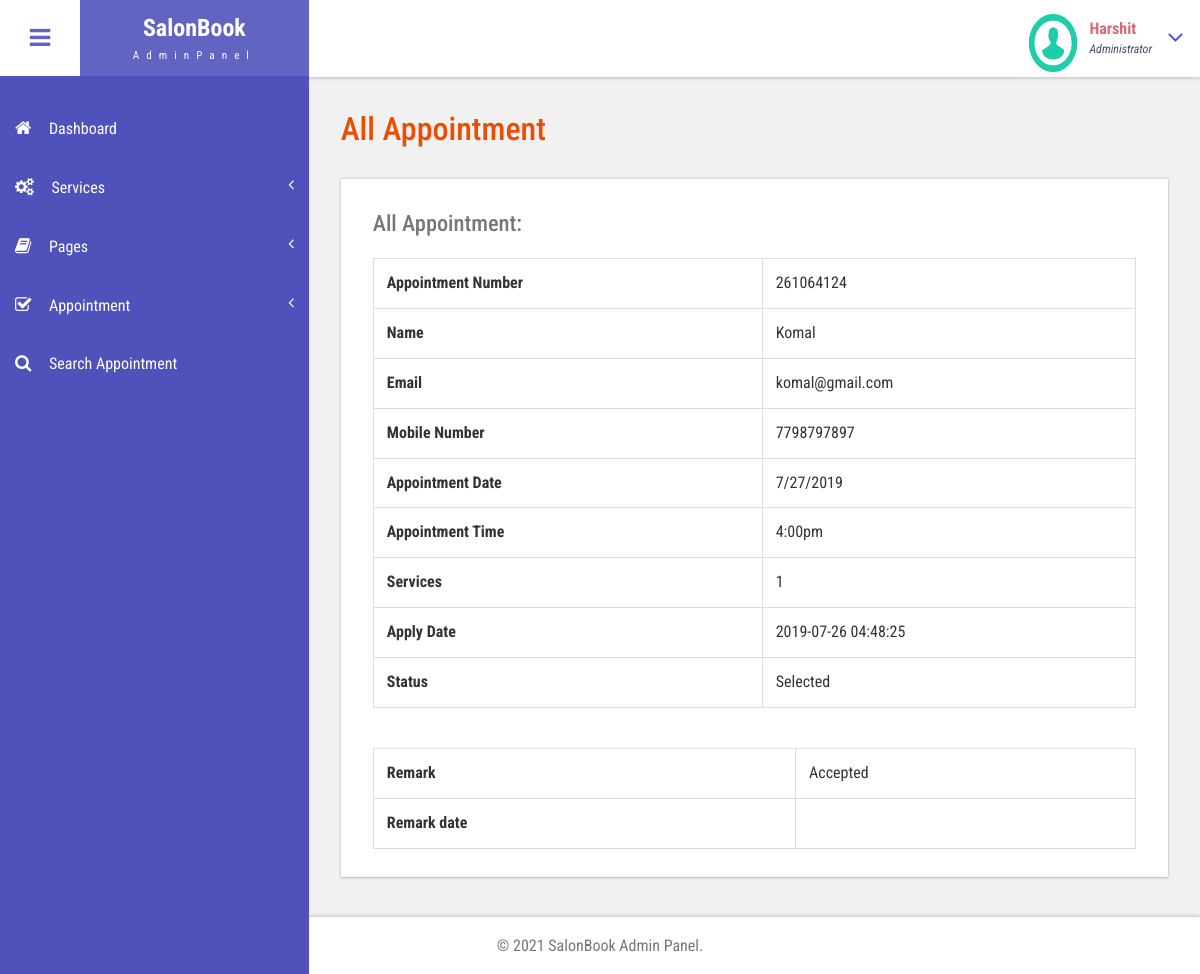
The app's page /admin/edit-appointment.php?editid=1 (signed in) with its own data.
### tables this page shows
CREATE TABLE `tblappointment` (
  `ID` int(10) NOT NULL,
  `AptNumber` varchar(80) DEFAULT NULL,
  `Name` varchar(120) DEFAULT NULL,
  `Email` varchar(120) DEFAULT NULL,
  `PhoneNumber` bigint(11) DEFAULT NULL,
  `AptDate` varchar(120) DEFAULT NULL,
  `AptTime` varchar(120) DEFAULT NULL,
  `Services` varchar(120) DEFAULT NULL,
  `ApplyDate` timestamp NULL DEFAULT CURRENT_TIMESTAMP,
  `Remark` varchar(250) NOT NULL,
  `Status` varchar(50) NOT NULL,
  `RemarkDate` timestamp NOT NULL DEFAULT '0000-00-00 00:00:00' ON UPDATE CURRENT_TIMESTAMP
);

### admin/edit-appointment.php (the view, shortened to what this page needs)
<?php
include('includes/dbconnection.php');
if (strlen($_SESSION['bpmsaid'] == 0)) {
	header('location:logout.php');
} else {
?>
	<!DOCTYPE HTML>
	<html>
	<head>
		<link href="css/bootstrap.css" rel='stylesheet' type='text/css' />
		<link href="css/style.css" rel='stylesheet' type='text/css' />
		<link href="css/font-awesome.css" rel="stylesheet">
		<link href="css/animate.css" rel="stylesheet" type="text/css" media="all">
		<link href="css/custom.css" rel="stylesheet">
	</head>
	<body class="cbp-spmenu-push">
		<div class="main-content">
			<?php include_once('includes/sidebar.php'); ?>
			<?php include_once('includes/header.php'); ?>
			<div id="page-wrapper">
				<div class="main-page">
					<div class="tables">
						<h3 class="title1">All Appointment</h3>
						<div class="table-responsive bs-example widget-shadow">
							<h4>All Appointment:</h4>
							<?php
							$cid = $_GET['editid'];
							$ret = mysqli_query($con, "select * from tblappointment where ID='$cid'");
							while ($row = mysqli_fetch_array($ret)) {
							?>
								<table class="table table-bordered">
									<tr>
										<th>Appointment Number</th>
										<td><?php echo $row['AptNumber']; ?></td>
									</tr>
									<tr>
										<th>Name</th>
										<td><?php echo $row['Name']; ?></td>
									</tr>
									<tr>
										<th>Email</th>
										<td><?php echo $row['Email']; ?></td>
									</tr>
									<tr>
										<th>Mobile Number</th>
										<td><?php echo $row['PhoneNumber']; ?></td>
									</tr>
									<tr>
										<th>Appointment Date</th>
										<td><?php echo $row['AptDate']; ?></td>
									</tr>
									<tr>
										<th>Appointment Time</th>
										<td><?php echo $row['AptTime']; ?></td>
									</tr>
									<tr>
										<th>Services</th>
										<td><?php echo $row['Services']; ?></td>
									</tr>
									<tr>
										<th>Apply Date</th>
										<td><?php echo $row['ApplyDate']; ?></td>
									</tr>
									<tr>
										<th>Status</th>
										<td> <?php
												if ($row['Status'] == "1") {
													echo "Selected";
												}
												if ($row['Status'] == "2") {
													echo "Rejected";
												}; ?></td>
									</tr>
								</table>
									<?php if ($row['Remark'] == "") { ?>
										<form name="submit" method="post" enctype="multipart/form-data">
											<tr>
												<th>Remark :</th>
												<td>
													<textarea name="remark" placeholder="" rows="12" cols="14" class="form-control wd-450" required="true"></textarea>
												</td>
											</tr>
											<tr>
												<th>Status :</th>
												<td>
													<select name="status" class="form-control wd-450" required="true">
														<option value="1" selected="true">Selected</option>
														<option value="2">Rejected</option>
													</select>
												</td>
											</tr>
											<tr align="center">
												<td colspan="2"><button type="submit" name="submit" class="btn btn-az-primary pd-x-20">Submit</button></td>
											</tr>
										</form>
									<?php } else { ?>
								<table class="table table-bordered">
									<tr>
										<th>Remark</th>
										<td><?php echo $row['Remark']; ?></td>
									</tr>
									<tr>
										<th>Remark date</th>
										<td><?php echo $row['Remarkdate']; ?> </td>
									</tr>
								</table>
							<?php } ?>
						<?php } ?>
						</div>
					</div>
				</div>
			</div>
			<?php include_once('includes/footer.php'); ?>
		</div>
	</body>
	</html>
<?php }  ?>

### admin/includes/header.php (shortened to what this page needs)
<div class="sticky-header header-section ">
  <div class="header-left">
    <button id="showLeftPush"><i class="fa fa-bars"></i></button>
    <div class="logo">
      <a href="index.php">
        <h1>SalonBook</h1>
        <span>AdminPanel</span>
      </a>
    </div>
  </div>
  <div class="header-right">
    <div class="profile_details">
      <?php
      $adid = $_SESSION['bpmsaid'];
      $ret = mysqli_query($con, "select AdminName from tbladmin where ID='$adid'");
      $row = mysqli_fetch_array($ret);
      $name = $row['AdminName'];
      ?>
      <ul>
        <li class="dropdown profile_details_drop">
          <a href="#" class="dropdown-toggle" data-toggle="dropdown" aria-expanded="false">
            <div class="profile_img">
              <span class="prfil-img"><img src="images/download (1).png" alt="" width="50" height="60"> </span>
              <div class="user-name">
                <p><?php echo $name; ?></p>
                <span>Administrator</span>
              </div>
              <i class="fa fa-angle-down lnr"></i>
              <div class="clearfix"></div>
            </div>
          </a>
        </li>
      </ul>
    </div>
    <div class="clearfix"> </div>
  </div>
  <div class="clearfix"> </div>
</div>

### admin/css/style.css (style rules this page uses)
h4, h5, h6, h1, h2, h3 { margin: 0; }
ul, ol { margin: 0; }
p { margin: 0; }
html, body { font-family: 'Roboto Condensed', sans-serif; font-size: 100%; overflow-x: hidden; background: #fff; }
body a { transition: 0.5s all ease; -webkit-transition: 0.5s all ease; -moz-transition: 0.5s all ease; -o-transition: 0.5s all ease; -ms-transition: 0.5s all ease; text-decoration:none; }
h1,h2,h3,h4,h5,h6 { margin:0; }
p { margin:0; }
ul,label { margin:0; padding:0; }
.main-content { position: relative; }
.sticky-header { position: fixed; top: 0; left:0px; width: 100%; z-index: 100; }
.header-section { background:#FFF; box-shadow: 1px 1px 4px rgba(0, 0, 0, 0.21); -webkit-box-shadow: 1px 1px 4px rgba(0, 0, 0, 0.21); -moz-box-shadow: 1px 1px 4px rgba(0, 0, 0, 0.21); -o-box-shadow: 1px 1px 4px rgba(0, 0, 0, 0.21); }
.header-section::after { clear: both; display: block; content: ''; }
.header-left { float: left; width: 45%; }
.header-right { float: right; }
button#showLeftPush { font-size: 1.5em; width: 80px; padding: 0.87em 0; text-align: center; cursor: pointer; float: left; color: #6F6F6F; -moz-transition: all 0.2s ease-out 0s; -webkit-transition: all 0.2s ease-out 0s; transition: all 0.2s ease-out 0s; border: none; background-color: #fff; outline:none; }
.cbp-spmenu-push { overflow-x: hidden; position: relative; }
.cbp-spmenu, .cbp-spmenu-push { -webkit-transition: all 0.3s ease; -moz-transition: all 0.3s ease; transition: all 0.3s ease; }
.cbp-spmenu-push div#page-wrapper { margin: 0 0 0 19.3em; transition:.5s all; -webkit-transition:.5s all; -moz-transition:.5s all; }
.fa { display: inline-block; font-family: FontAwesome; font-style: normal; font-weight: normal; line-height: 1; -webkit-font-smoothing: antialiased; -moz-osx-font-smoothing: grayscale; }
.logo { background: #6164C1; text-align: center; float: left; }
.logo a { padding: 0.9em 3.3em .7em; display: block; text-decoration: none; }
.logo a h1 { color: #fff; font-size: 1.5em; line-height: 1.2em; font-weight: 700; }
.logo a span { color: #F8F8F8; font-size: .7em; text-align: center; letter-spacing: 7px; }
.profile_details { float: right; }
.profile_details_drop a.dropdown-toggle { display:block; padding: 0.8em 3em 0 2em; }
.profile_img span.prfil-img { float:left; }
.user-name { float:left; margin-top:8px; margin-left:11px; height:35px; }
.profile_details ul li { list-style-type:none; position:relative; }
.profile_details li a i.fa.lnr { position: absolute; top: 34%; right: 8%; color: #4F52BA; font-size: 1.6em; }
.user-name p { font-size:1em; color:#DD6777; line-height:1em; font-weight:700; }
.user-name span { font-size: .75em; font-style: italic; color: #424f63; font-weight: normal; margin-top: .3em; }
.widget-shadow { background-color: #fff; box-shadow: 0 -1px 3px rgba(0,0,0,.12),0 1px 2px rgba(0,0,0,.24); -webkit-box-shadow: 0 -1px 3px rgba(0,0,0,.12),0 1px 2px rgba(0,0,0,.24); -moz-box-shadow: 0 -1px 3px rgba(0,0,0,.12),0 1px 2px rgba(0,0,0,.24); }
h3.title1 { font-size: 2em; color: #e94e02; margin-bottom: 0.8em; }
.table > thead > tr > th, .table > tbody > tr > th, .table > tfoot > tr > th, .table > thead > tr > td, .table > tbody > tr > td, .table > tfoot > tr > td { border-top: none; }
.tables h4 { font-size: 1.4em; margin-bottom: 1em; color: #777777; }
.tables .panel-body ,.tables .bs-example { padding: 2em 2em 0.5em; }
.tables .table > thead > tr > th, .tables .table > tbody > tr > th, .tables .table > tfoot > tr > th, .tables .table > thead > tr > td, .tables .table > tbody > tr > td, .tables .table > tfoot > tr > td { padding: 13px; border-top: 1px solid #E0E0E0; }
.bs-example { margin-top: 2em; }

### admin/css/custom.css (style rules this page uses)
#page-wrapper { padding:7em 2em 2.5em; background-color: #F1F1F1; }

### records on screen
tblappointment: AptNumber "261064124", Name "Komal", Email "komal@gmail.com", PhoneNumber "7798797897", AptDate "7/27/2019", AptTime "4:00pm", Services "1", ApplyDate "2019-07-26 04:48:25", Status "Selected", Remark "Accepted"

### other values on screen
$name "Harshit"
